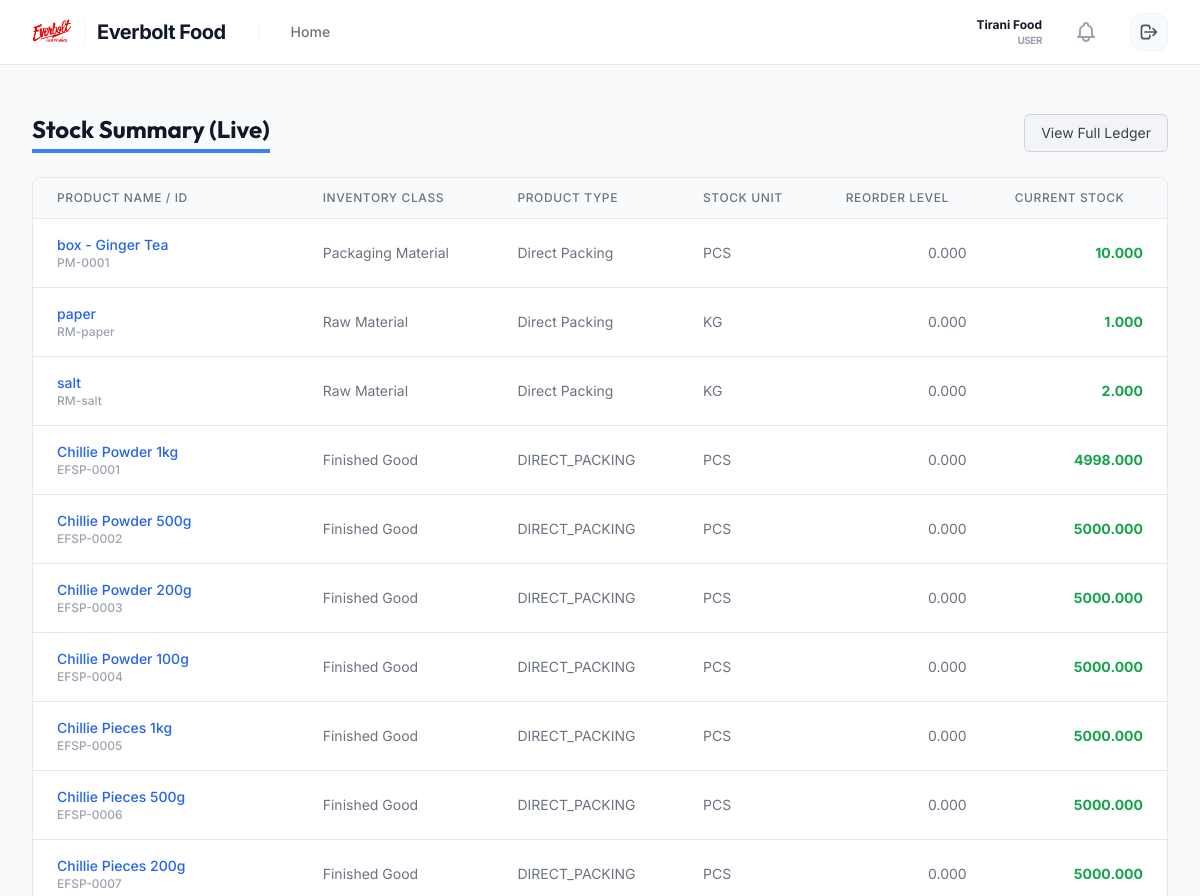
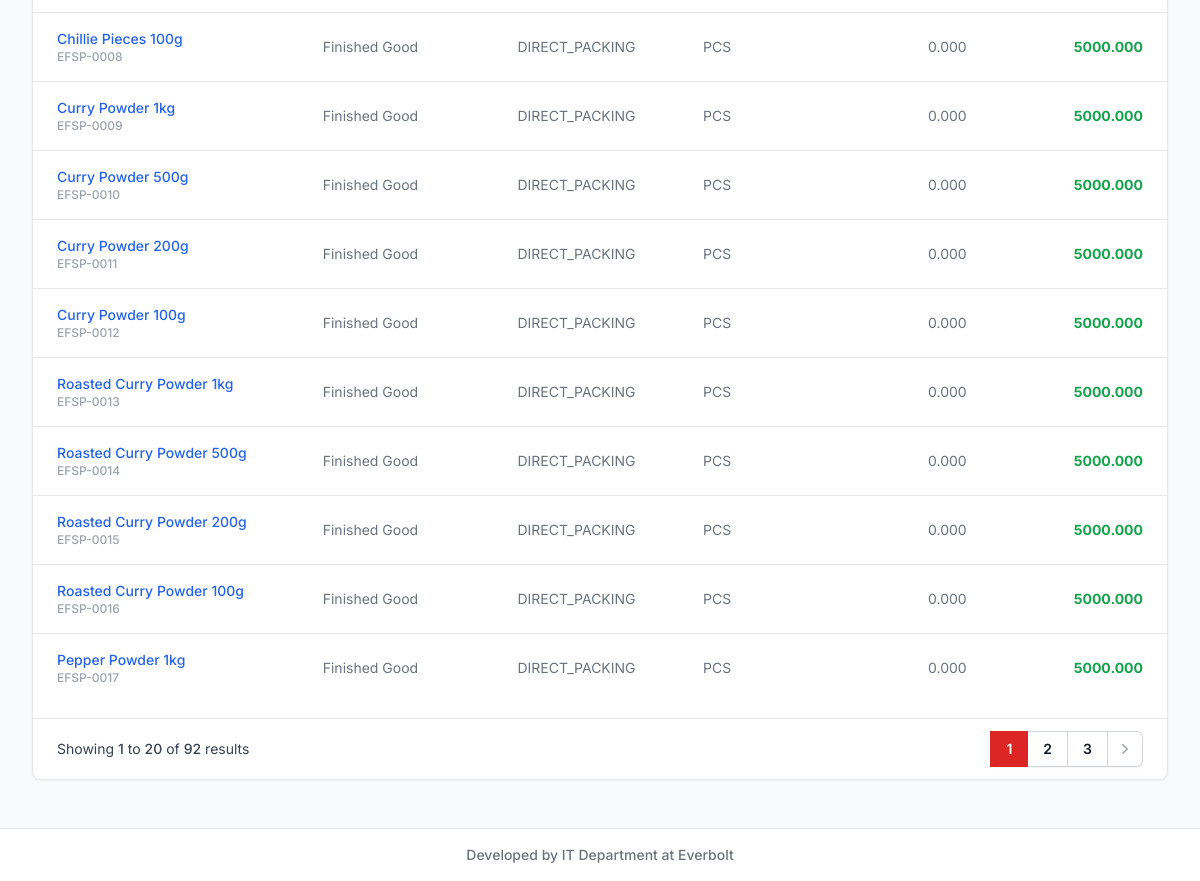
Screenshot of /inventory/stock-summary/ (signed in) with the database file from the repository (2 pictures, top to bottom).
### users/models.py (models this page shows, shortened)
class User(AbstractUser):
    class Roles(models.TextChoices):
        ADMIN = 'ADMIN', 'Admin'
        SALES_OFFICER = 'SALES_OFFICER', 'Sales Officer'
        USER = 'USER', 'User'
    role = models.CharField(max_length=50, choices=Roles.choices, default=Roles.SALES_OFFICER)
    contact_number = models.CharField(max_length=20, blank=True, null=True)
    assigned_area = models.CharField(max_length=100, blank=True, null=True)
    @property
    def unread_notifications(self):
        return getattr(self, 'notifications', None) and self.notifications.filter(is_read=False).order_by('-created_at') or []

### inventory/models.py (models this page shows, shortened)
class Product(models.Model):
    class BrandChoices(models.TextChoices):
        EVERBOLT = 'Everbolt', 'Everbolt'
        EVERLEAF = 'Everleaf', 'Everleaf'
    class CategoryChoices(models.TextChoices):
        CONFECTIONERY = 'Confectionery', 'Confectionery'
        DRIED_FRUITS = 'Dried Fruits', 'Dried Fruits'
        DRIED_VEGETABLES = 'Dried Vegetables', 'Dried Vegetables'
        SPICES = 'Spices', 'Spices'
        TEA = 'Tea', 'Tea'
        KITHUL = 'Kithul', 'Kithul'
    class TeaTypeChoices(models.TextChoices):
        HERBAL_TEA = 'Herbal Tea', 'Herbal Tea'
        ARTISAN_TEA = 'Artisan Tea', 'Artisan Tea'
        FLAVORED_TEA = 'Flavored Tea', 'Flavored Tea'
        BLACK_TEA = 'Black Tea', 'Black Tea'
        GREEN_TEA = 'Green Tea', 'Green Tea'
        CATERING_TEA = 'Catering Tea', 'Catering Tea'
    class UnitTypes(models.TextChoices):
        PCS = 'pcs', 'pcs'
        BOX = 'box', 'box'
        PACK = 'pack', 'pack'
        KG = 'Kg', 'Kg'
        G = 'g', 'g'
        ML = 'ml', 'ml'
        L = 'l', 'l'
    class ProductTypes(models.TextChoices):
        DIRECT_PACKING = 'Direct Packing', 'Direct Packing'
        BLENDED_TEA = 'Blended Tea Products', 'Blended Tea Products'
        CONFECTIONERY_PACKING = 'Confectionery Packing', 'Confectionery Packing'
        REPACKING = 'Repacking', 'Repacking'
        TRADING = 'Trading Products', 'Trading Products'
    class InventoryClasses(models.TextChoices):
        RAW = 'RAW', 'Raw Material'
        PACKAGING = 'PACKAGING', 'Packaging Material'
        FINISHED = 'FINISHED', 'Finished Good'
        SEMI_FINISHED = 'SEMI_FINISHED', 'Semi-Finished Good'
        CONSUMABLE = 'CONSUMABLE', 'Consumable'
    product_id = models.CharField(max_length=50, unique=True, blank=True)
    name = models.CharField(max_length=200)
    brand = models.CharField(max_length=50, choices=BrandChoices.choices, default=BrandChoices.EVERBOLT)
    category = models.CharField(max_length=50, choices=CategoryChoices.choices, default=CategoryChoices.CONFECTIONERY)
    tea_type = models.CharField(max_length=50, choices=TeaTypeChoices.choices, blank=True, null=True)
    packet_size = models.CharField(max_length=100, blank=True, null=True)
    stock_unit = models.CharField(max_length=20, choices=UnitTypes.choices, default=UnitTypes.PCS)
    selling_unit = models.CharField(max_length=20, choices=UnitTypes.choices, default=UnitTypes.PCS)
    inventory_class = models.CharField(max_length=50, choices=InventoryClasses.choices, default=InventoryClasses.FINISHED)
    product_type = models.CharField(max_length=50, choices=ProductTypes.choices, default=ProductTypes.DIRECT_PACKING)
    track_stock = models.BooleanField(default=True)
    allow_negative_stock = models.BooleanField(default=False)
    reorder_level = models.DecimalField(max_digits=12, decimal_places=3, default=0.000)
    selling_price = models.DecimalField(max_digits=12, decimal_places=2)
    price_tier_100 = models.DecimalField(max_digits=12, decimal_places=2, null=True, blank=True, help_text="Price for <= 100 pcs")
    price_tier_250 = models.DecimalField(max_digits=12, decimal_places=2, null=True, blank=True, help_text="Price for <= 250 pcs")
    price_tier_500 = models.DecimalField(max_digits=12, decimal_places=2, null=True, blank=True, help_text="Price for >= 500 pcs")
    custom_load_price = models.DecimalField(max_digits=12, decimal_places=2, null=True, blank=True)
    tax_rate = models.DecimalField(max_digits=5, decimal_places=2, default=18.00) # Fixed 18% generic tax
    status = models.BooleanField(default=True, help_text="True if active")
    current_stock = models.DecimalField(max_digits=12, decimal_places=3, default=0.000, help_text="Cached balance from StockLedger")

### inventory/views.py (the view)
# urls.py: path('stock-summary/', views.StockSummaryView.as_view(), name='stock_summary'),
class StockSummaryView(LoginRequiredMixin, ListView):
    model = Product
    template_name = 'inventory/stock_summary.html'
    context_object_name = 'products'
    paginate_by = 20
    def get_queryset(self):
        return Product.objects.filter(track_stock=True, status=True)

### inventory/templates/inventory/stock_summary.html (shortened to what this page needs)
{% extends 'layouts/base.html' %}
{% block content %}
<div class="px-4 py-6 sm:px-0">
    <div class="flex justify-between items-center mb-6">
        <h1 class="text-2xl font-bold text-gray-900 border-b-4 border-blue-500 inline-block pb-1">Stock Summary (Live)</h1>
        <div class="flex space-x-2">
             <a href="{% url 'stock_ledger' %}" class="bg-gray-100 hover:bg-gray-200 border border-gray-300 rounded-md px-4 py-2 text-gray-700 text-sm">View Full Ledger</a>
        </div>
    </div>
    <div class="bg-white shadow-sm rounded-lg border border-gray-200 overflow-hidden">
        <div class="overflow-x-auto">
            <table class="min-w-full divide-y divide-gray-200">
                <thead class="bg-gray-50">
                    <tr>
                        <th scope="col" class="px-6 py-3 text-left text-xs font-medium text-gray-500 uppercase tracking-wider">Product Name / ID</th>
                        <th scope="col" class="px-6 py-3 text-left text-xs font-medium text-gray-500 uppercase tracking-wider">Inventory Class</th>
                        <th scope="col" class="px-6 py-3 text-left text-xs font-medium text-gray-500 uppercase tracking-wider">Product Type</th>
                        <th scope="col" class="px-6 py-3 text-left text-xs font-medium text-gray-500 uppercase tracking-wider">Stock Unit</th>
                        <th scope="col" class="px-6 py-3 text-left text-xs font-medium text-gray-500 uppercase tracking-wider">Reorder Level</th>
                        <th scope="col" class="px-6 py-3 text-left text-xs font-medium text-gray-500 uppercase tracking-wider">Current Stock</th>
                    </tr>
                </thead>
                <tbody class="bg-white divide-y divide-gray-200">
                    {% for product in products %}
                    <tr class="hover:bg-gray-50 transition-colors">
                        <td class="px-6 py-4 whitespace-nowrap text-sm font-medium text-blue-600">
                            {{ product.name }}
                            <div class="text-xs text-gray-400">{{ product.product_id }}</div>
                        </td>
                        <td class="px-6 py-4 whitespace-nowrap text-sm text-gray-500">{{ product.get_inventory_class_display }}</td>
                        <td class="px-6 py-4 whitespace-nowrap text-sm text-gray-500">{{ product.get_product_type_display }}</td>
                        <td class="px-6 py-4 whitespace-nowrap text-sm text-gray-500 uppercase">{{ product.get_stock_unit_display }}</td>
                        <td class="px-6 py-4 whitespace-nowrap text-sm text-gray-500 text-right">{{ product.reorder_level }}</td>
                        <td class="px-6 py-4 whitespace-nowrap text-sm font-bold text-right {% if product.current_stock <= product.reorder_level %}text-red-600{% else %}text-green-600{% endif %}">
                            {{ product.current_stock }}
                        </td>
                    </tr>
                    {% empty %}
                    <tr>
                        <td colspan="6" class="px-6 py-10 text-center text-gray-500">No stockable products found.</td>
                    </tr>
                    {% endfor %}
                </tbody>
            </table>
        </div>
        {% include 'partials/pagination.html' %}
    </div>
</div>
{% endblock %}

### sales/templates/layouts/base.html (shortened to what this page needs)
{% load static %}
<!DOCTYPE html>
<html lang="en">
<head>
    <script src="https://cdn.tailwindcss.com"></script>
</head>
<body class="bg-gray-50 text-gray-900 min-h-screen flex flex-col">
    <nav class="bg-white border-b border-gray-200">
        <div class="max-w-7xl mx-auto px-4 sm:px-6 lg:px-8">
            <div class="flex items-center justify-between h-16">
                <div class="flex items-center">
                    <a href="{% url 'main_dashboard' %}" class="flex items-center group transition-all">
                        <img src="{% static 'sales/img/logo.png' %}" alt="Everbolt Logo" class="h-10 w-auto object-contain transition-transform group-hover:scale-105">
                        <span class="ml-3 font-bold text-xl tracking-tight text-gray-900 group-hover:text-red-600 transition-colors border-l border-gray-100 pl-3">Everbolt Food</span>
                    </a>
                    <div class="hidden md:ml-8 md:flex md:items-center md:space-x-4 border-l border-gray-100 pl-8">
                        <nav class="flex" aria-label="Breadcrumb">
                            <ol class="flex items-center space-x-2 text-sm font-medium text-gray-500">
                                <li>
                                    <a href="{% url 'main_dashboard' %}" class="hover:text-red-600 transition-colors">Home</a>
                                </li>
                            </ol>
                        </nav>
                    </div>
                </div>
                <div class="flex items-center space-x-6">
                    <div class="hidden sm:flex flex-col items-end">
                        <span class="text-gray-900 font-bold text-xs ring-offset-2">{{ user.get_full_name|default:user.username }}</span>
                        <span class="text-gray-400 text-[10px] font-bold uppercase tracking-tighter">{{ user.get_role_display|default:"Staff" }}</span>
                    </div>
                    {% if user.is_authenticated %}
                        <div class="relative" x-data="{ open: false }">
                            <button @click="open = !open" class="relative p-2 text-gray-400 hover:text-gray-600 focus:outline-none transition-colors">
                            </button>
                        </div>
                        <form method="post" action="{% url 'logout' %}">
                            <button type="submit" class="bg-gray-50 hover:bg-red-50 text-gray-600 hover:text-red-700 p-2 rounded-xl transition-all border border-gray-100 hover:border-red-100">
                                <svg class="w-5 h-5" fill="none" stroke="currentColor" viewBox="0 0 24 24">
                                    <path stroke-linecap="round" stroke-linejoin="round" stroke-width="2" d="M17 16l4-4m0 0l-4-4m4 4H7m6 4v1a3 3 0 01-3 3H6a3 3 0 01-3-3V7a3 3 0 013-3h4a3 3 0 013 3v1" />
                                </svg>
                            </button>
                        </form>
                    {% endif %}
                </div>
            </div>
        </div>
    </nav>
    <main class="max-w-7xl mx-auto py-6 sm:px-6 lg:px-8 flex-grow w-full">
        {% block content %}
        {% endblock %}
    </main>
    <footer class="bg-white border-t border-gray-200 mt-auto">
        <div class="max-w-7xl mx-auto py-4 px-4 sm:px-6 lg:px-8 box-border">
            <p class="text-center text-sm text-gray-500 font-medium">Developed by IT Department at Everbolt</p>
        </div>
    </footer>
</body>
</html>

### rows the page displays
User: get_full_name "Tirani Food", role "USER"
Product: name "box - Ginger Tea", product_id "PM-0001", inventory_class "Packaging Material", product_type "Direct Packing", stock_unit "PCS", reorder_level "0.000", current_stock "10.000"
Product: name "paper", product_id "RM-paper", inventory_class "Raw Material", product_type "Direct Packing", stock_unit "KG", reorder_level "0.000", current_stock "1.000"
Product: name "salt", product_id "RM-salt", inventory_class "Raw Material", product_type "Direct Packing", stock_unit "KG", reorder_level "0.000", current_stock "2.000"
Product: name "Chillie Powder 1kg", product_id "EFSP-0001", inventory_class "Finished Good", product_type "DIRECT_PACKING", stock_unit "PCS", reorder_level "0.000", current_stock "4998.000"
Product: name "Chillie Powder 500g", product_id "EFSP-0002", inventory_class "Finished Good", product_type "DIRECT_PACKING", stock_unit "PCS", reorder_level "0.000", current_stock "5000.000"
Product: name "Chillie Powder 200g", product_id "EFSP-0003", inventory_class "Finished Good", product_type "DIRECT_PACKING", stock_unit "PCS", reorder_level "0.000", current_stock "5000.000"
Product: name "Chillie Powder 100g", product_id "EFSP-0004", inventory_class "Finished Good", product_type "DIRECT_PACKING", stock_unit "PCS", reorder_level "0.000", current_stock "5000.000"
Product: name "Chillie Pieces 1kg", product_id "EFSP-0005", inventory_class "Finished Good", product_type "DIRECT_PACKING", stock_unit "PCS", reorder_level "0.000", current_stock "5000.000"
Product: name "Chillie Pieces 500g", product_id "EFSP-0006", inventory_class "Finished Good", product_type "DIRECT_PACKING", stock_unit "PCS", reorder_level "0.000", current_stock "5000.000"
Product: name "Chillie Pieces 200g", product_id "EFSP-0007", inventory_class "Finished Good", product_type "DIRECT_PACKING", stock_unit "PCS", reorder_level "0.000", current_stock "5000.000"
Product: name "Chillie Pieces 100g", product_id "EFSP-0008", inventory_class "Finished Good", product_type "DIRECT_PACKING", stock_unit "PCS", reorder_level "0.000", current_stock "5000.000"
Product: name "Curry Powder 1kg", product_id "EFSP-0009", inventory_class "Finished Good", product_type "DIRECT_PACKING", stock_unit "PCS", reorder_level "0.000", current_stock "5000.000"
Product: name "Curry Powder 500g", product_id "EFSP-0010", inventory_class "Finished Good", product_type "DIRECT_PACKING", stock_unit "PCS", reorder_level "0.000", current_stock "5000.000"
Product: name "Curry Powder 200g", product_id "EFSP-0011", inventory_class "Finished Good", product_type "DIRECT_PACKING", stock_unit "PCS", reorder_level "0.000", current_stock "5000.000"
Product: name "Curry Powder 100g", product_id "EFSP-0012", inventory_class "Finished Good", product_type "DIRECT_PACKING", stock_unit "PCS", reorder_level "0.000", current_stock "5000.000"
Product: name "Roasted Curry Powder 1kg", product_id "EFSP-0013", inventory_class "Finished Good", product_type "DIRECT_PACKING", stock_unit "PCS", reorder_level "0.000", current_stock "5000.000"
Product: name "Roasted Curry Powder 500g", product_id "EFSP-0014", inventory_class "Finished Good", product_type "DIRECT_PACKING", stock_unit "PCS", reorder_level "0.000", current_stock "5000.000"
Product: name "Roasted Curry Powder 200g", product_id "EFSP-0015", inventory_class "Finished Good", product_type "DIRECT_PACKING", stock_unit "PCS", reorder_level "0.000", current_stock "5000.000"
Product: name "Roasted Curry Powder 100g", product_id "EFSP-0016", inventory_class "Finished Good", product_type "DIRECT_PACKING", stock_unit "PCS", reorder_level "0.000", current_stock "5000.000"
Product: name "Pepper Powder 1kg", product_id "EFSP-0017", inventory_class "Finished Good", product_type "DIRECT_PACKING", stock_unit "PCS", reorder_level "0.000", current_stock "5000.000"

### other values shown
{{ page_obj.start_index }} "1"
{{ page_obj.end_index }} "20"
{{ paginator.count }} "92"
{{ i }} "1"
{{ i }} "2" "3"
